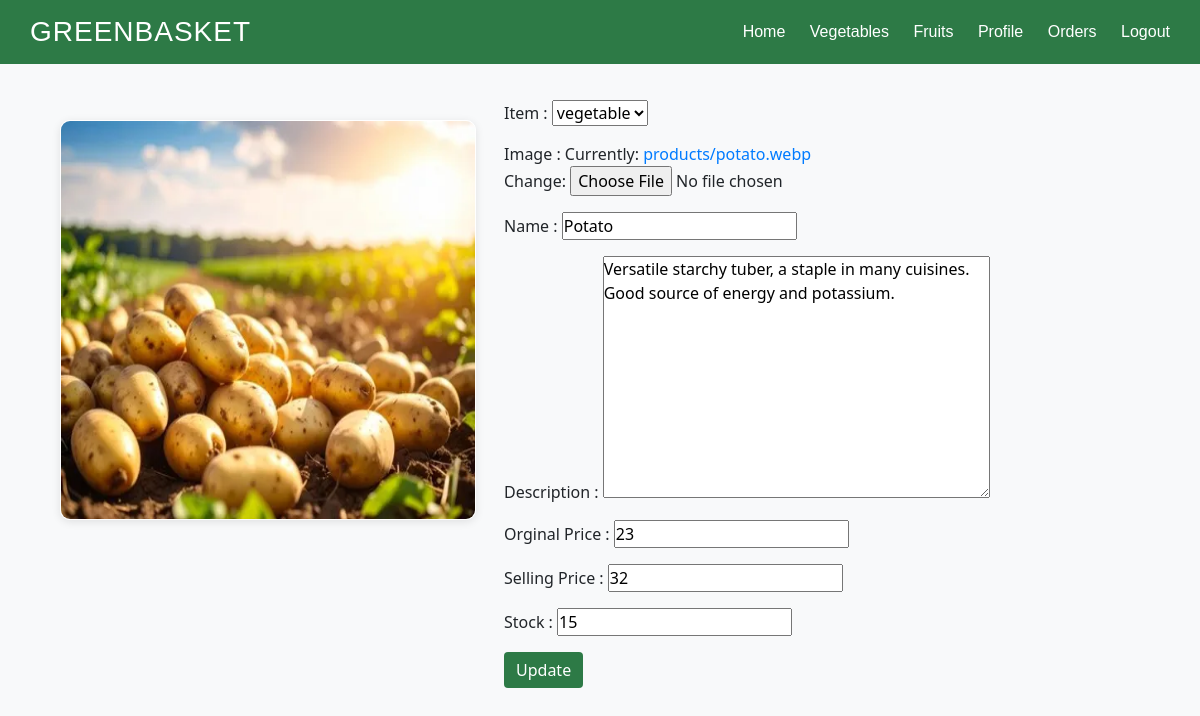
Screenshot of /product_edit/2/ (signed in) with the database file from the repository.
### home/models.py (models this page shows, shortened)
class Product(models.Model):
    item = models.ForeignKey(Item, on_delete=models.CASCADE)
    image = models.ImageField(upload_to='products')
    image1 = models.ImageField(upload_to='products',null=True, blank=True)
    image2 = models.ImageField(upload_to='products',null=True, blank=True)
    name = models.CharField(max_length=200)
    description = models.TextField()
    org_price = models.DecimalField(max_digits=10, decimal_places=0)
    selling_price = models.DecimalField(max_digits=10, decimal_places=0)
    discount = models.DecimalField(max_digits=10, decimal_places=0,null=True, blank=True)
    stock = models.IntegerField()
    seller = models.ForeignKey(Seller, on_delete=models.CASCADE,null=True, blank=True)
    created_at = models.DateTimeField(auto_now_add=True, null=True, blank=True)
    rating = models.DecimalField(max_digits=3, decimal_places=2,null=True,blank=True)

### home/views.py (the view)
# urls.py: path('product_edit/<int:p_id>/',product_editfn),
def product_editfn(request, p_id):
    user_id = request.session.get('user_id')
    seller = Seller.objects.get(id=user_id)
    product = Product.objects.get(id=p_id)
    if request.method == 'POST':
        pf = ProductForm(request.POST, request.FILES, instance=product)
        if pf.is_valid():
            product = pf.save(commit=False)
            org_price = product.org_price
            selling_price = product.selling_price
            if org_price > 0:
                product.discount = round(((org_price - selling_price) / org_price) * 100, 2)
            else:
                product.discount = 0
            product.seller = seller
            product.save()
            return redirect('/shome/')
    else:
        pf = ProductForm(instance=product)
    return render(request, 'product_edit.html', {'pf': pf, 'p': product})

### home/forms.py
class ProductForm(forms.ModelForm):
    class Meta:
        model = Product
        fields = '__all__'

### home/models.py (called while the page is built)
    def __str__(self):
        return self.name

### home/templates/product_edit.html (shortened to what this page needs)
{% load static %}
<!DOCTYPE html>
<html>
<head>
    <link rel="stylesheet" href="https://cdn.jsdelivr.net/npm/bootstrap@4.1.3/dist/css/bootstrap.min.css">
    <link rel="stylesheet" href="{% static 'css/style.css' %}">
</head>
<body>
    <div class="main">
        <div class="header">
            <h1>GREENBASKET</h1>
            <div class="nav-links">
            <a href="/shome/">Home</a>
            <a href="/sveg/">Vegetables</a>
            <a href="/sfruit/">Fruits</a>
            <a href="/sprofile/">Profile</a>
            <a href="/s_orders/">Orders</a>
            <a href="/">Logout</a>
            </div>
        </div>
        <div class="viewleft">
            <img class="viewp" src="{{ p.image.url }}">
        </div>
        <div class="viewright">
            <form action="/product_edit/{{p.id}}/" method="POST" enctype="multipart/form-data">
                <p>Item : {{pf.item}}</p>
                <p>Image : {{pf.image}}</p>
                <p>Name : {{pf.name}}</p>
                <p>Description : {{pf.description}}</p>
                <p>Orginal Price : {{pf.org_price}}</p>
                <p>Selling Price : {{pf.selling_price}}</p>
                <p>Stock : {{pf.stock}}</p>
                <button type="submit" class="btn btn-primary">Update</button>
            </form>
        </div>
    </div>
</body>
</html>

### home/static/css/style.css (style rules this page uses)
* { margin: 0; padding: 0; box-sizing: border-box; }
.viewleft { position: fixed; left: 40px; top: 100px; text-align: left; padding: 20px; box-sizing: border-box; width: 38%; height: 550px; }
.viewright { position: absolute; top: 100px; left: 42%; width: auto; height: auto; }
.viewp { border: 1px solid #ffffff; border-radius: 10px; overflow: hidden; box-shadow: 0 2px 8px rgba(0,0,0,0.1); transition: transform 0.3s ease, box-shadow 0.3s ease; box-sizing: border-box; width: 100%; height: 400px; margin-bottom: 20px; text-align: center; }
body { background-color: #f8f9fa; font-family: "Segoe UI", sans-serif; }
.header { background-color: #2d7a46; font-family: 'Gill Sans', 'Gill Sans MT', Calibri, 'Trebuchet MS', sans-serif; position: fixed; width: 100% ; z-index: 10; top: 0; padding: 15px 30px; display: flex; align-items: center; justify-content: space-between; color: white; }
.header h1 { margin: 0; font-size: 28px; letter-spacing: 1px; }
.header .nav-links a { color: white; margin-left: 20px; text-decoration: none; font-weight: 500; }
button.btn-primary { background-color: #2d7a46; border: none; }

### rows the page displays
Product: image (picture), item "vegetable", name "Potato", description "Versatile starchy tuber, a staple in many cuisines. Good source of energy and potassium.", org_price "23", selling_price "32", stock "15"
